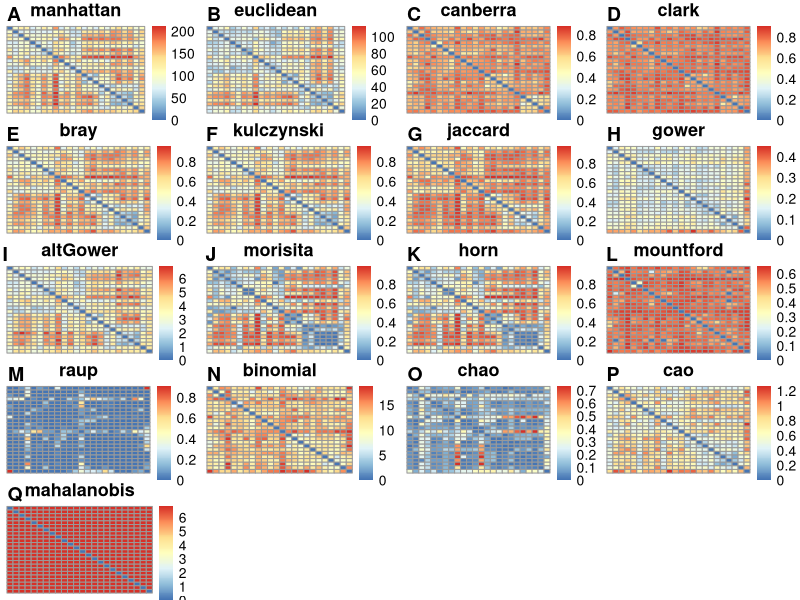

This figure's R source:
## ---- chunk 1
library(vegan)
library(pheatmap)
library(cowplot)
data("varespec")
dist.methods <- c("manhattan", "euclidean", "canberra", "clark", "bray", "kulczynski", "jaccard", "gower", "altGower", "morisita", "horn", "mountford", "raup", "binomial", "chao", "cao" , "mahalanobis")
## ---- chunk 2
dist.plots <- vector("list",length(dist.methods))
for (i in seq_along(dist.methods)){
  dist <- vegdist(varespec,method = dist.methods[[i]])
  plot <- pheatmap(dist,cluster_cols = F,cluster_rows = F,main = dist.methods[[i]],silent = T)
  dist.plots[[i]] = plot[[4]]
}
## ---- chunk 3
plot_grid(plotlist = dist.plots,labels = "AUTO",ncol=4)
